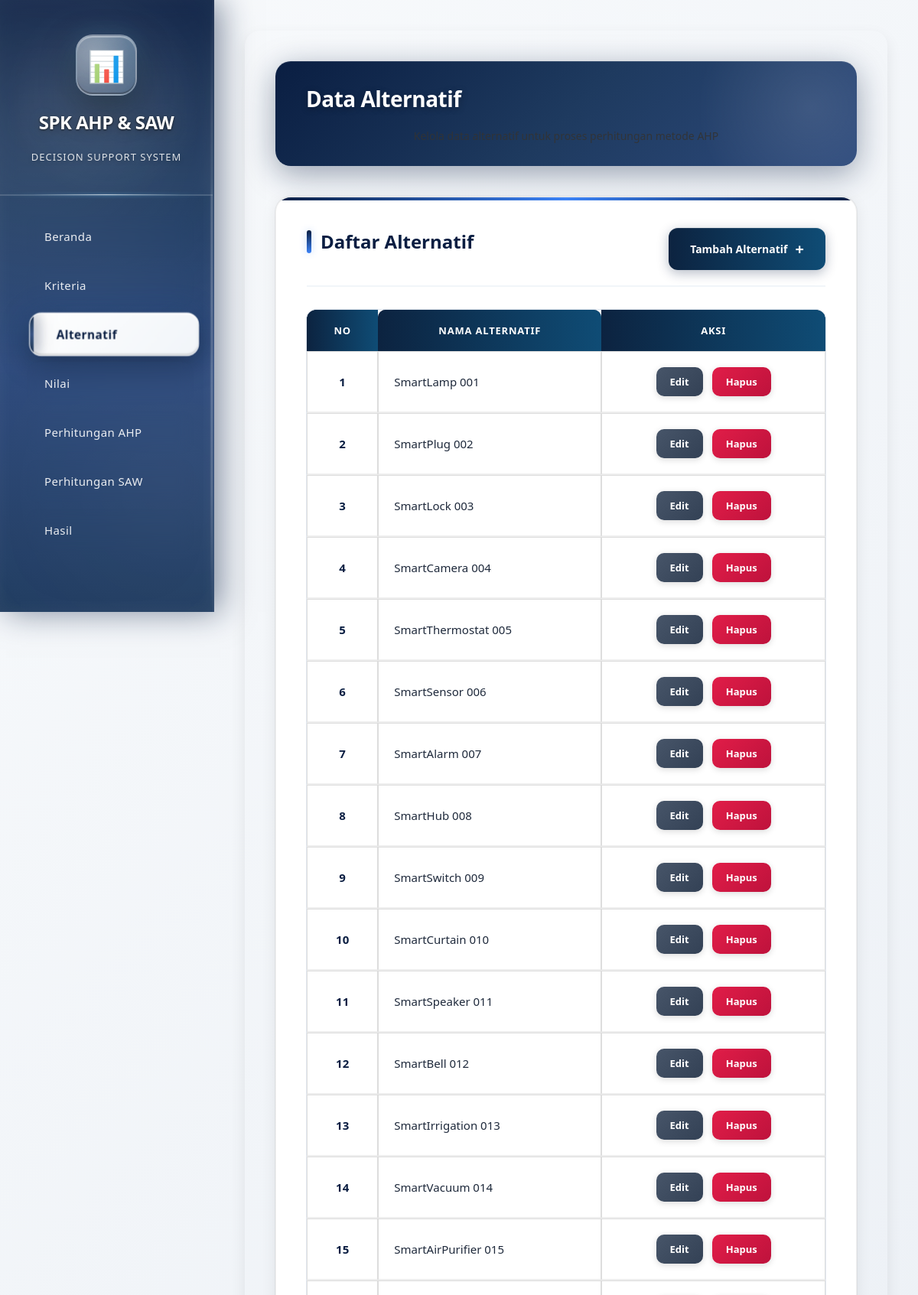
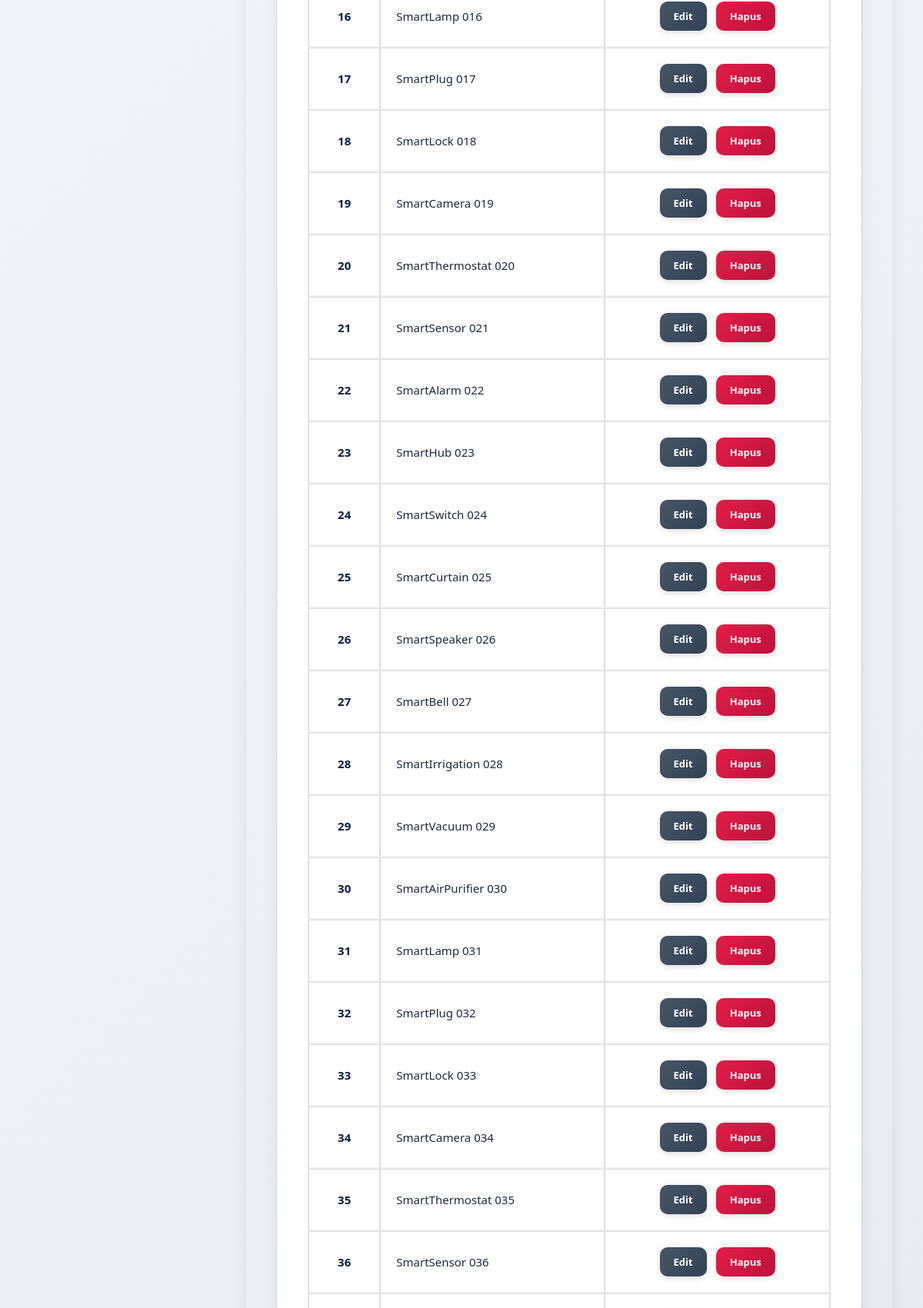
The page /alternatif.php (signed in, upper part) on the database its author committed (2 pictures, top to bottom).
### tables this page shows
CREATE TABLE `alternatives` (
  `id_alternative` int(10) UNSIGNED NOT NULL,
  `name` varchar(50) NOT NULL
);

### alternatif.php (the view, shortened to what this page needs)
<?php
include 'part/header.php';
include 'koneksi.php';
?>
<div class="spk-container">
    <div class="spk-page-header">
        <h1 class="spk-page-title">Data Alternatif</h1>
        <p class="spk-page-subtitle">Kelola data alternatif untuk proses perhitungan metode AHP</p>
    </div>
    <div class="spk-card-wrapper">
        <div class="spk-section-header">
            <h2 class="spk-section-title">Daftar Alternatif</h2>
            <div class="spk-action-buttons">
                <a href="tambah_alternatif.php" class="spk-btn">Tambah Alternatif</a>
            </div>
        </div>
        <div class="spk-table-container">
            <table class="spk-table">
                <thead>
                    <tr>
                        <th>No</th>
                        <th>Nama Alternatif</th>
                        <th>Aksi</th>
                    </tr>
                </thead>
                <tbody>
                    <?php
                    $query = $conn->query("SELECT * FROM alternatives");
                    if ($query->num_rows > 0) {
                        $no = 1;
                        while ($row = $query->fetch_assoc()) {
                            echo "<tr>
                                    <td>" . $no++ . "</td>
                                    <td>" . htmlspecialchars($row['name']) . "</td>
                                    <td>
                                        <div class='spk-table-action-buttons'>
                                            <a href='edit_alternatif.php?id=" . $row['id_alternative'] . "' class='spk-btn-edit'>Edit</a>
                                            <a href='hapus_alternatif.php?id=" . $row['id_alternative'] . "' class='spk-btn-delete' onclick=\"return confirm('Yakin ingin menghapus alternatif ini?');\">Hapus</a>
                                        </div>
                                    </td>
                                </tr>";
                        }
                    }
                    ?>
                </tbody>
            </table>
        </div>
    </div>
</div>
<?php include 'part/footer.php'; ?>

### assets/general_css/style.css (style rules this page uses)
.spk-container { max-width: 1100px; margin: 50px auto; padding: 30px; background: linear-gradient(135deg, #ffffff, #f9f9f9); border-radius: 20px; box-shadow: 0 8px 20px rgba(0, 0, 0, 0.08); animation: fadeIn 0.8s ease; }
.spk-table { width: 100%; border-collapse: collapse; margin-bottom: 40px; }
.spk-table th { background: linear-gradient(90deg, #0C2340, #0F4C75) !important; color: white; font-weight: bold; padding: 14px 18px; border: none; border-radius: 10px 10px 0 0; }
.spk-table td { background-color: #ffffff; padding: 14px 18px; text-align: center; font-size: 16px; color: #555; border: 1px solid #ddd; border-bottom: 2px solid #eee; }
.spk-btn-edit { display: inline-block; background: linear-gradient(90deg, #0C2340, #0F4C75); color: #0C2340; padding: 8px 14px; border: none; border-radius: 8px; font-size: 14px; transition: all 0.3s ease; margin: 2px; box-shadow: 0 3px 8px rgba(33, 150, 243, 0.3); }
.spk-btn-delete { display: inline-block; background: linear-gradient(45deg, #e74c3c, #c0392b); color: white; padding: 8px 14px; border: none; border-radius: 8px; font-size: 14px; transition: all 0.3s ease; margin: 2px; box-shadow: 0 3px 8px rgba(231, 76, 60, 0.3); }
a { text-decoration: none; }
.spk-btn { background: linear-gradient(90deg,#0C2340,#0F4C75) !important; color:white; padding: 12px 20px; border: none; border-radius: 8px; font-size: 1rem; font-weight: bold; cursor: pointer; width: 100%; transition: background-color 0.3s ease; }
h2, h3 { text-align: center; color: #333; margin-bottom: 20px; }
table { width: 100%; border-collapse: collapse; margin-bottom: 40px; background-color: #fff; }
table th, table td { border: 1px solid #ddd; padding: 12px 15px; text-align: center; font-size: 14px; }
table th { background-color: #4caf50; color: white; }
table tr:nth-child(even) { background-color: #f9f9f9; }
p { text-align: center; font-size: 18px; color: #333; margin-top: 20px; font-weight: bold; }

### part/header.php (style rules this page uses)
* { margin: 0; padding: 0; box-sizing: border-box; }
body { font-family: 'Segoe UI', Tahoma, Geneva, Verdana, sans-serif; background: linear-gradient(135deg, #f8fafc 0%, #e2e8f0 100%); min-height: 100vh; display: flex; }

### rows shown on the page
alternatives: name "SmartLamp 001"
alternatives: name "SmartPlug 002"
alternatives: name "SmartLock 003"
alternatives: name "SmartCamera 004"
alternatives: name "SmartThermostat 005"
alternatives: name "SmartSensor 006"
alternatives: name "SmartAlarm 007"
alternatives: name "SmartHub 008"
alternatives: name "SmartSwitch 009"
alternatives: name "SmartCurtain 010"
alternatives: name "SmartSpeaker 011"
alternatives: name "SmartBell 012"
alternatives: name "SmartIrrigation 013"
alternatives: name "SmartVacuum 014"
alternatives: name "SmartAirPurifier 015"
alternatives: name "SmartLamp 016"
alternatives: name "SmartPlug 017"
alternatives: name "SmartLock 018"
alternatives: name "SmartCamera 019"
alternatives: name "SmartThermostat 020"
alternatives: name "SmartSensor 021"
alternatives: name "SmartAlarm 022"
alternatives: name "SmartHub 023"
alternatives: name "SmartSwitch 024"
alternatives: name "SmartCurtain 025"
alternatives: name "SmartSpeaker 026"
alternatives: name "SmartBell 027"
alternatives: name "SmartIrrigation 028"
alternatives: name "SmartVacuum 029"
alternatives: name "SmartAirPurifier 030"
alternatives: name "SmartLamp 031"
alternatives: name "SmartPlug 032"
alternatives: name "SmartLock 033"
alternatives: name "SmartCamera 034"
alternatives: name "SmartThermostat 035"
alternatives: name "SmartSensor 036"
